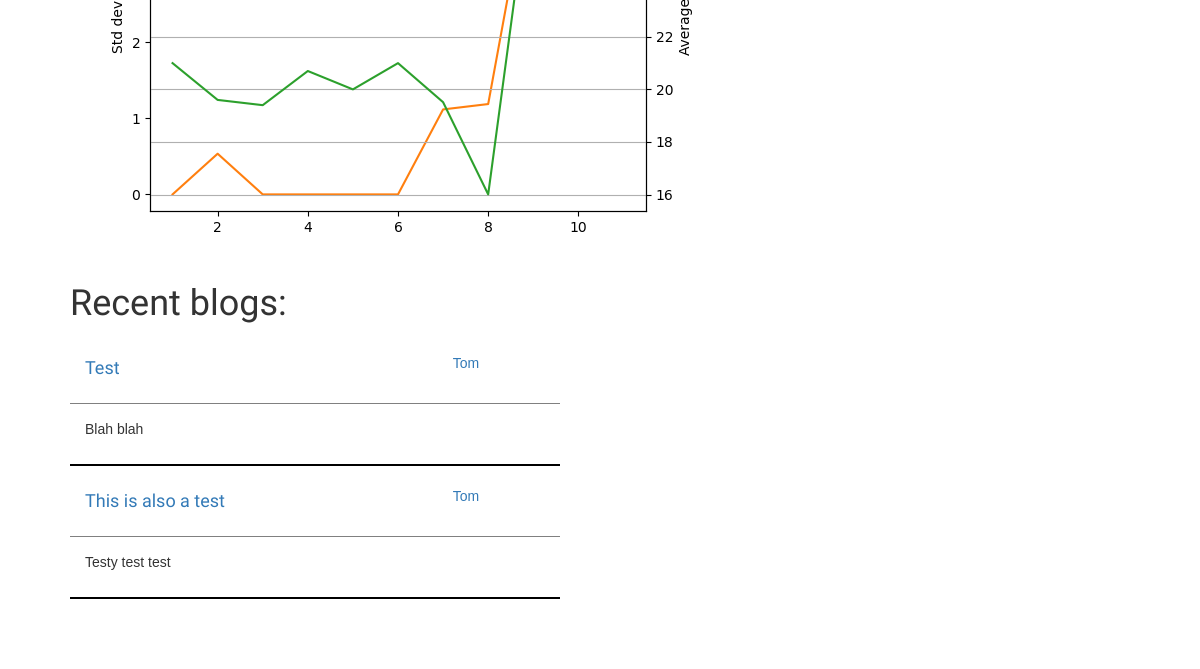
Before: / (lower part) with the older database file.
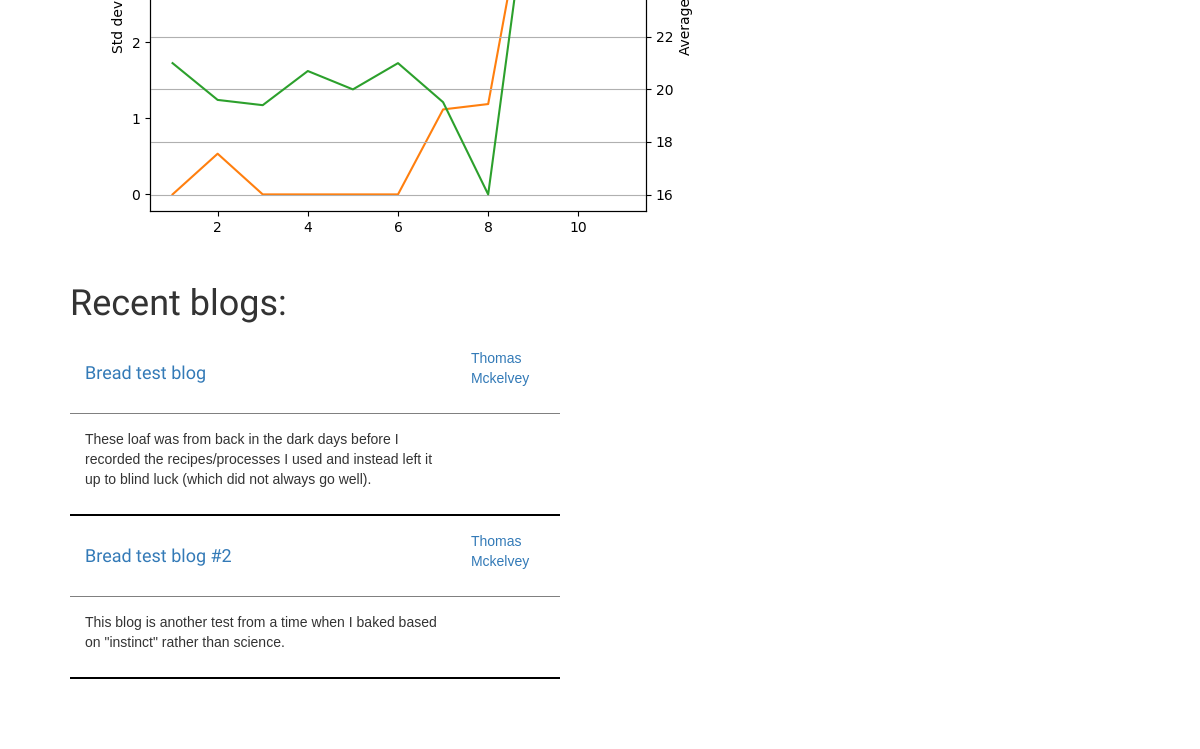
After: the same page with the newer database file.
### blogs/models.py (models this page shows, shortened)
class BlogPost(models.Model):
    pub_date = models.DateField('date published')
    title = models.CharField(max_length=200)
    author = models.ForeignKey(Author, on_delete=models.CASCADE, related_name='author')
    content = models.CharField(max_length=5000)
    image = models.FileField(upload_to='blogs/image')
    crumb_image = models.FileField(upload_to='blogs/image')

### author/models.py (models this page shows, shortened)
class Author(models.Model):
    name = models.CharField(max_length=200)
    job_title = models.CharField(max_length=100)
    bio = models.CharField(max_length=1000)
    image = models.FileField(upload_to='author/image')

### home/views.py (the view)
# urls.py: path('', views.index, name='index'),
def index(request):
    latest_blogs_list = BlogPost.objects.order_by('pub_date')[:5]
    template = loader.get_template('home/index.html')
    context = {
        'latest_blogs_list': latest_blogs_list,
    }
    mod_time = datetime.datetime.fromtimestamp(os.path.getmtime(os.getcwd() + "/home/static/home"))
    temp_latest = Temperature.objects.order_by('-rec_date')[0]
    latest_temp_date = datetime.datetime.replace(temp_latest.rec_date, tzinfo=None)
    if (latest_temp_date - mod_time) > datetime.timedelta(0):
        generate_temp_graph(request)
        generate_stddev_graph(request)
    return HttpResponse(template.render(context, request))

### home/templates/home/index.html (shortened to what this page needs)
{% extends 'breadsite/base.html' %}
{% block content %}
    {% load static %}
    <img src="{% static "home/stddev.png" %}" alt="My image"/>
    <div class="row">
        <div class="col-md-8">
            <div class="post">
                <h1>Recent blogs:</h1>
                {% if latest_blogs_list %}
                    <table style="width:100%;">
                    {% for blog in latest_blogs_list %}
                        <tr class="lb">
                            <td><h4><a href="/blogs/{{ blog.id }}/">{{ blog.title }}</a></h4></td>
                            <td><p><a href="/author/{{ blog.author_id }}/">{{ blog.author.name }}</a></p></td>
                        </tr>
                        <tr class="bb">
                            <td><p>{{ blog.content }}</p></td>
                            <td><p></p></td>
                        </tr>
                    {% endfor %}
                    </table>
                {% else %}
                    <p>No blogs are available.</p>
                {% endif %}
            </div>
        </div>
    </div>
{% endblock %}

Changed rows visible on the page:
changed BlogPost: title "Test" → "Bread test blog"; author.name "Tom" → "Thomas Mckelvey"; content "Blah blah" → "These loaf was from back in the dark days before I recorded the recipes/processes I used and instead left it up to blind luck (which did not always go well)."
changed BlogPost: title "This is also a test" → "Bread test blog #2"; author.name "Tom" → "Thomas Mckelvey"; content "Testy test test" → "This blog is another test from a time when I baked based on \"instinct\" rather than science."
